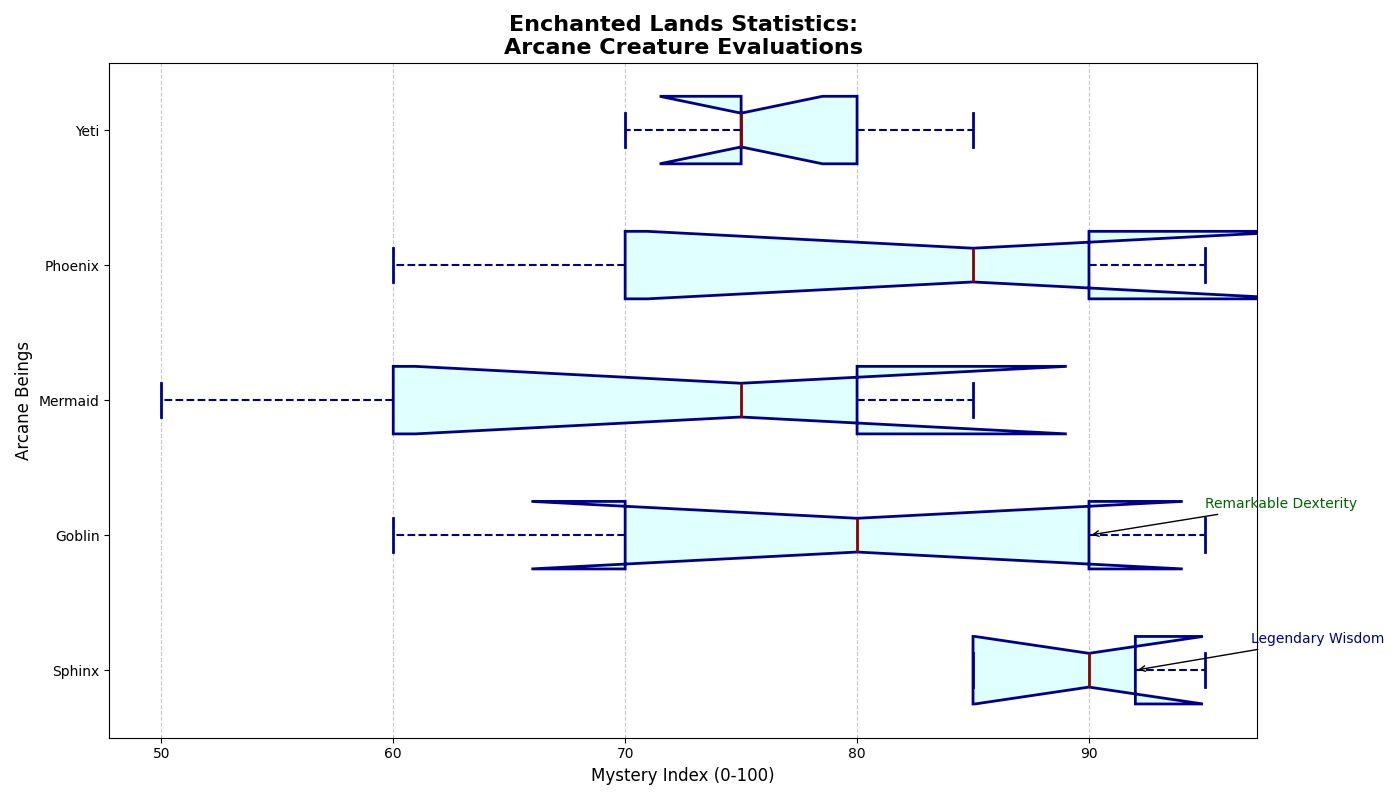

The Python source for this figure:
import matplotlib.pyplot as plt
import numpy as np

creatures = ['Sphinx', 'Goblin', 'Mermaid', 'Phoenix', 'Yeti']

scores = {
    'Sphinx': [95, 85, 90, 92, 85],
    'Goblin': [70, 95, 80, 60, 90],
    'Mermaid': [80, 60, 75, 85, 50],
    'Phoenix': [60, 85, 95, 70, 90],
    'Yeti': [75, 80, 70, 75, 85]
}

box_plot_data = [scores[creature] for creature in creatures]

fig, ax = plt.subplots(figsize=(14, 8))

# Shuffled colors for each data group
box_colors = ['lightcyan', 'lightgrey', 'lightgreen', 'lightblue', 'lightpink']

boxprops_list = [
    dict(linestyle='-', linewidth=2, color='darkblue', facecolor=color)
    for color in box_colors
]

ax.boxplot(box_plot_data, labels=creatures, patch_artist=True, vert=False,
           boxprops=boxprops_list[0], medianprops=dict(linestyle='-', linewidth=2, color='darkred'),
           whiskerprops=dict(linestyle='--', linewidth=1.5, color='darkblue'),
           capprops=dict(linestyle='-', linewidth=2, color='darkblue'),
           flierprops=dict(marker='o', color='darkgreen', markersize=5, alpha=0.5),
           notch=True,)

# Modify patch colors
for patch, color in zip(ax.artists, box_colors):
    patch.set_facecolor(color)

ax.set_title("Enchanted Lands Statistics:\nArcane Creature Evaluations", fontsize=16, fontweight='bold', loc='center')
ax.set_xlabel('Mystery Index (0-100)', fontsize=12)
ax.set_ylabel('Arcane Beings', fontsize=12)
ax.grid(axis='x', linestyle='--', alpha=0.7)

ax.annotate('Legendary Wisdom', xy=(scores['Sphinx'][3], 1), xytext=(scores['Sphinx'][3] + 5, 1.2),
            arrowprops=dict(facecolor='gray', arrowstyle='->'), fontsize=10, color='darkblue')
ax.annotate('Remarkable Dexterity', xy=(scores['Goblin'][4], 2), xytext=(scores['Goblin'][4] + 5, 2.2),
            arrowprops=dict(facecolor='gray', arrowstyle='->'), fontsize=10, color='darkgreen')

plt.tight_layout()
plt.show()
